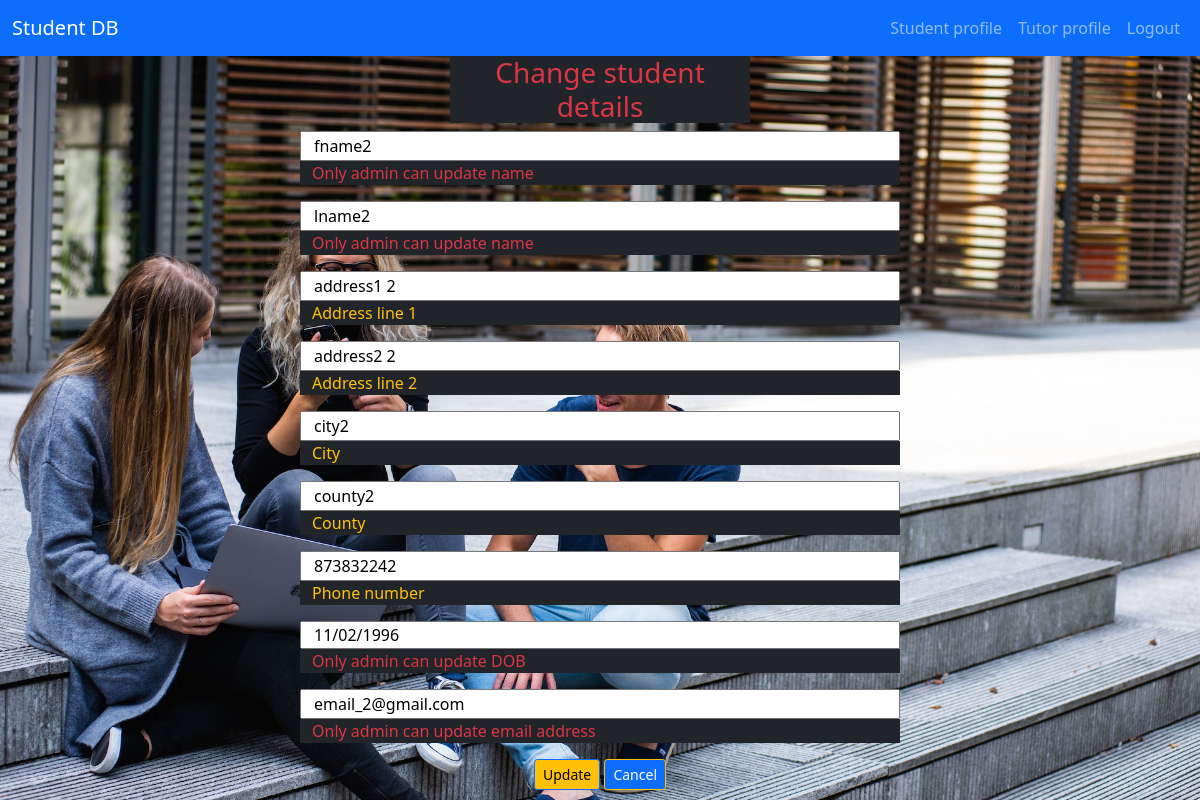
The page /update_student_profile/2 (signed in) on the database as committed earlier.
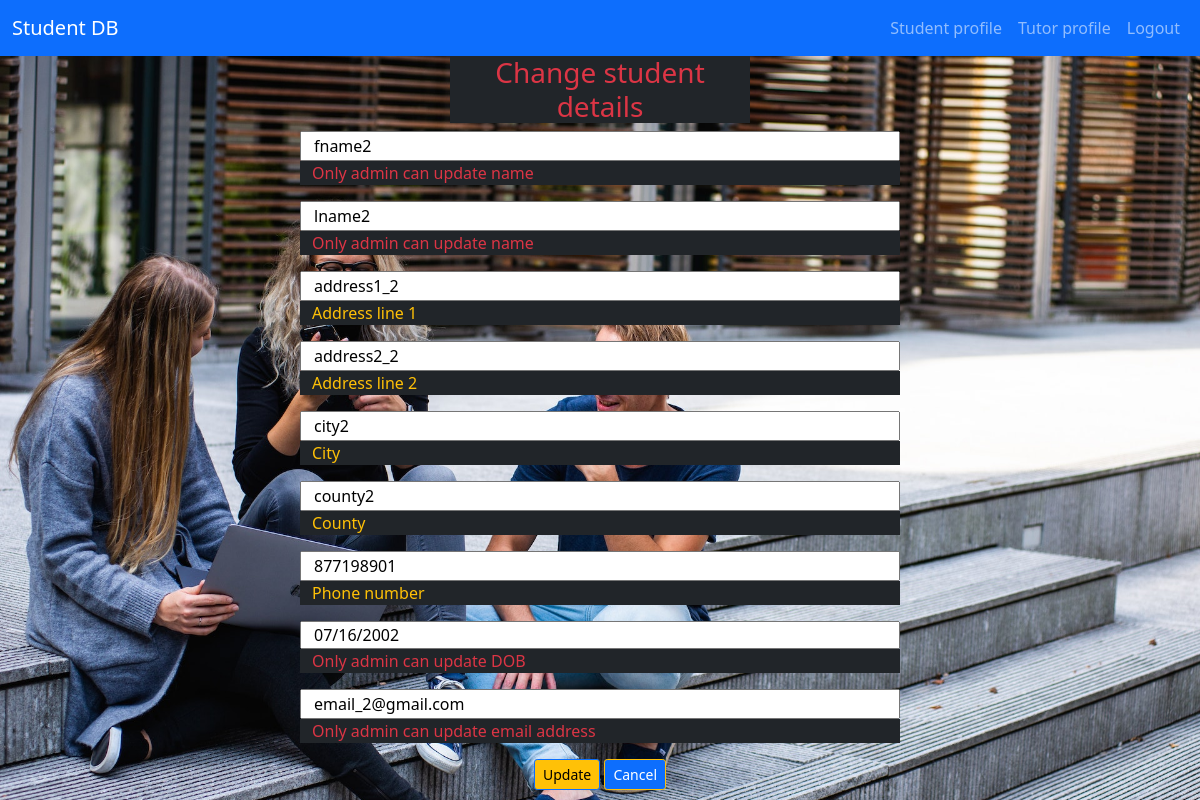
The same page on the database as committed later.
### application/models.py (models this page shows)
class Students(db.Model):
    id = db.Column(db.Integer, primary_key=True)
    enrolments = db.relationship('Enrolments', cascade="all,delete", backref='students') # FK one to many Enrolments
    student_fname = db.Column(db.String(30), nullable=False)
    student_lname = db.Column(db.String(30), nullable=False)
    student_address1 = db.Column(db.String(50), nullable=False)
    student_address2 = db.Column(db.String(50), nullable=False)
    student_city = db.Column(db.String(30), nullable=False)
    student_county = db.Column(db.String(30), nullable=False)
    student_phone = db.Column(db.String(20), nullable=False)
    student_DOB = db.Column(db.Date, nullable=False)
    student_email = db.Column(db.String(50), nullable=False)
    student_password_ff = db.Column(db.String(150), nullable=False)
    authority_lvl = db.Column(db.Integer, nullable=False)

### application/routes.py (the view, shortened to what this page needs)
@app.route("/update_student_profile/<int:student_id>", methods=["GET", "POST"])
def update_student_profile(student_id):
    if session['user_email']:
        form = StudentForm()
        student = Students.query.filter_by(id=student_id).first()
        print(student)
    return render_template("update_student_profile.html", form=form, student=student)

### templates/update_student_profile.html (shortened to what the changed rows need)
{% extends "base.html" %}
{% block content %}
    <div class="row m-auto w-50">
        <div class="">
            <div class="">
                <div class="row">
                    <form class="" method="POST" action="{{ url_for('update_student_profile', student_id=student.id) }}">
                        <div class="row">
                            {% if session['user_email'] == "admin@admin.com" %}
                            {{ form.student_fname(class="form-input small-input", value=student.student_fname) }}
                            <span class="text-warning bg-dark">Forename</span>
                            {% else %}
                            {{ form.student_fname(readonly=true, class="form-input small-input", value=student.student_fname) }}
                            <span class="text-danger bg-dark">Only admin can update name</span>
                            {% endif %}
                        </div>
                        <div class="row">
                            {% if session['user_email'] == "admin@admin.com" %}
                            {{ form.student_lname(class="form-input small-input", value=student.student_lname) }}
                            <span class="text-warning bg-dark">Surname</span>
                            {% else %}
                            {{ form.student_lname(readonly=true, class="form-input small-input", value=student.student_lname) }}
                            <span class="text-danger bg-dark">Only admin can update name</span>
                            {% endif %}
                        </div>
                        <div class="row">
                            {{ form.student_address1(class="form-input small-input", value=student.student_address1) }}
                            <span class="text-warning bg-dark">Address line 1</span>
                        </div>
                        <div class="row">
                        {{ form.student_address2(class="form-input small-input", value=student.student_address2) }}
                        <span class="text-warning bg-dark">Address line 2</span>
                        </div>
                        <div class="row">
                            {{ form.student_city(class="form-input small-input", value=student.student_city) }}
                            <span class="text-warning bg-dark">City</span>
                        </div>
                        <div class="row">
                            {{ form.student_county(class="form-input small-input", value=student.student_county) }}
                            <span class="text-warning bg-dark">County</span>
                        </div>
                        <div class="row">
                            {{ form.student_phone(class="form-input small-input", value=student.student_phone) }}
                            <span class="text-warning bg-dark">Phone number</span>
                        </div>
                        <div class="row">
                            {% if session['user_email'] == "admin@admin.com" %}
                            {{ form.student_DOB(class="form-input small-input", value=student.student_DOB) }}
                            <span class="text-warning bg-dark">Date of birth</span>
                            {% else %}
                            {{ form.student_DOB(readonly=true, class="form-input small-input", value=student.student_DOB) }}
                            <span class="text-danger bg-dark">Only admin can update DOB</span>
                            {% endif %}
                        </div>
                        <div class="row">
                            {% if session['user_email'] == "admin@admin.com" %}
                            {{ form.student_email(class="form-input small-input", value=student.student_email) }}
                            <span class="text-warning bg-dark">Email address</span>
                            {% else %}
                            {{ form.student_email(readonly=true, class="form-input small-input", value=student.student_email) }}
                            <span class="text-danger bg-dark">Only admin can update email address</span>
                            {% endif %}
                        </div>
                    </form>
                </div>
            </div>
        </div>
    </div>
{% endblock %}

Rows that differ between the two databases and show on the page:
changed Students "fname2": student_address1 "address1 2" → "address1_2"; student_address2 "address2 2" → "address2_2"; student_phone "873832242" → "877198901"; student_DOB "11/02/1996" → "07/16/2002"
